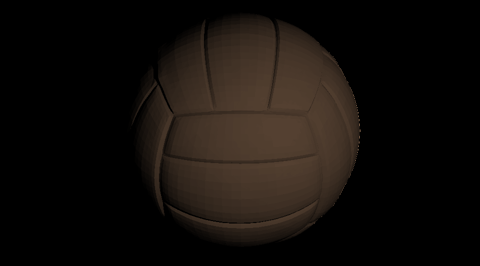
#> input picture lab_1/intrinsic_images/ball.png, 480 x 266 px
$ python iid_image_formation.py
#> lines starting #> are read from the running program, lines starting #| are printed output that depends on the picture
import cv2
import matplotlib.pyplot as plt
import numpy as np


def image_formation(albedo_image, shading_image, original_image):
    albedo_image = albedo_image.astype(np.float32)
    shading_image = shading_image.astype(np.float32)
    reconstructed_image = (albedo_image / 255) * (shading_image / 255)

    fig, axs = plt.subplots(2, 2, figsize=(7, 6))

    axs[0, 0].imshow(original_image)
    axs[0, 0].set_title('Original')
    axs[0, 0].set_xticks([])
    axs[0, 0].set_yticks([])

    axs[0, 1].imshow(reconstructed_image)
    axs[0, 1].set_title(r'Reconstructed')
    axs[0, 1].set_xticks([])
    axs[0, 1].set_yticks([])

    axs[1, 0].imshow(albedo_image.astype(np.uint8))
    axs[1, 0].set_title(r'Albedo')
    axs[1, 0].set_xticks([])
    axs[1, 0].set_yticks([])

    axs[1, 1].imshow(shading_image.astype(np.uint8))
    axs[1, 1].set_title(r'Shading')
    axs[1, 1].set_xticks([])
    axs[1, 1].set_yticks([])

    plt.show()


if __name__ == '__main__':
    original = cv2.imread('ball.png')[:, :, ::-1]
    albedo = cv2.imread('ball_albedo.png')[:, :, ::-1]
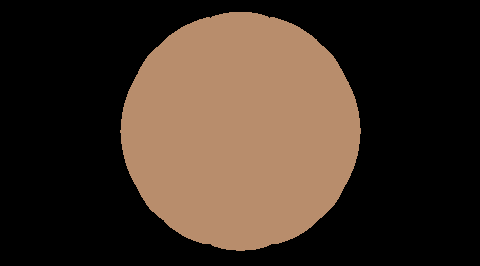
#> input picture lab_1/intrinsic_images/ball_albedo.png, 480 x 266 px
    shading = cv2.imread('ball_shading.png')[:, :, ::-1]
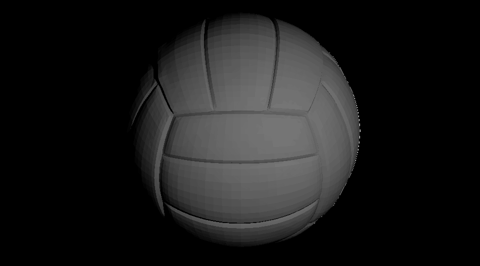
#> input picture lab_1/intrinsic_images/ball_shading.png, 480 x 266 px
#> shading is the input picture: shape (266, 480, 3); min 0, max 149, mean 25.6

    image_formation(albedo, shading, original)
#> in image_formation, `plt.show()`:
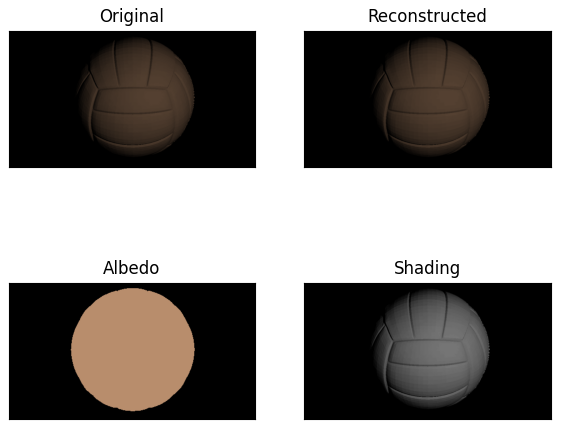
#> figure drawn by matplotlib, 4 panels
